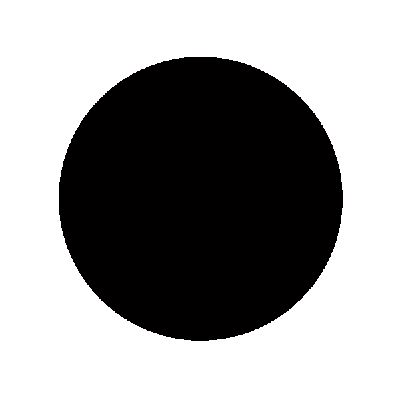
#> input picture images/circle.jpg, 400 x 399 px
$ jupyter execute convolution.ipynb
#> lines starting #> are read from the running program, lines starting #| are printed output that depends on the picture
[cell 1]
# Konwolucja

[cell 2]
# Import packages
import numpy as np
import matplotlib.pyplot as plt
from skimage import io
from scipy.ndimage import convolve

[cell 3]
image = io.imread('./images/circle.jpg', as_gray=True)
#> image: shape (399, 400) float64; min 0, max 1, mean 0.603

[cell 4]
io.imshow(image)

[cell 5]
# Laplacian edge detection kernel
kernel = np.array([
    [-1, -1, -1],
    [-1, 8, -1],
    [-1, -1, -1]
])

[cell 6]
filtered_image = convolve(image, kernel)
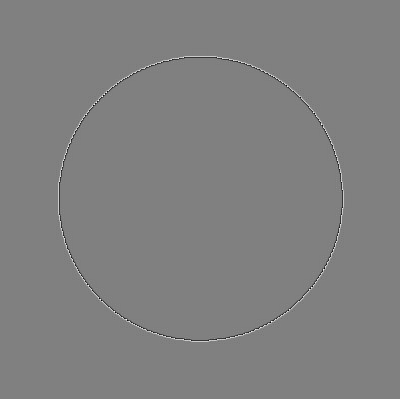
#> filtered_image: shape (399, 400) float64; min -5.08, max 5.03, mean -1.93e-18; drawn with min black and max white

[cell 7]
io.imshow(filtered_image)

[cell 8]
kernel = np.array([
    [1, 0, -1],
    [2, 0, -2],
    [1, 0, -1]
])
filtered_image = convolve(image, kernel)
io.imshow(filtered_image)

[cell 9]
kernel = np.array([
    [1, 2, 1],
    [0, 0, 0],
    [-1, -2, -1]
])
filtered_image = convolve(image, kernel)
io.imshow(filtered_image)

[cell 10]
image = io.imread('./images/panda.jpg', as_gray=True)
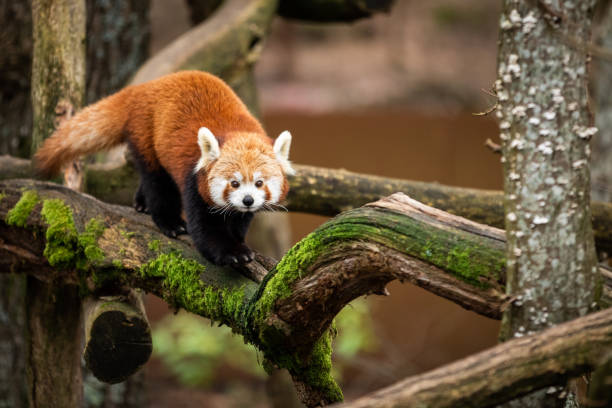
#> input picture images/panda.jpg, 612 x 408 px
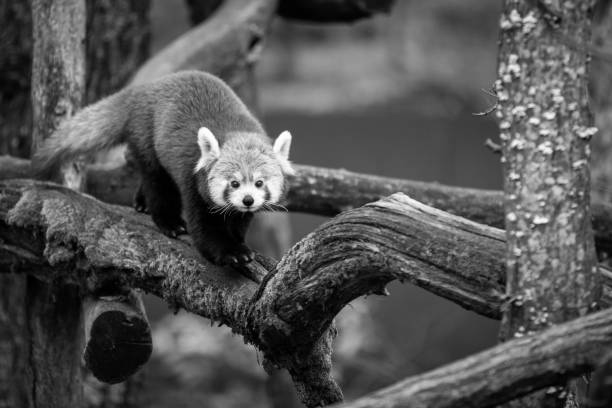
#> image: shape (408, 612) float64; min 0, max 1, mean 0.332
io.imshow(image)

[cell 11]
def normalize(x):
    return (x - x.min()) / (x.max() - x.min())

[cell 12]
def _convolve(image, kernel):
    if image.ndim == 3:
        return np.dstack([convolve(image[:, :, channel], kernel) for channel in range(3)])
    return convolve(image, kernel)

[cell 13]
# Gaussian kernel
kernel = np.array([
    [1, 2, 1],
    [2, 4, 2],
    [1, 2, 1]
]) / 16

[cell 14]
filtered_image = _convolve(image, kernel)

[cell 15]
io.imshow(filtered_image)

[cell 16]
kernel = np.array([
    [1,  4,  6,  4, 1],
    [4, 16, 24, 16, 4],
    [6, 24, 36, 24, 6],
    [4, 16, 24, 16, 4],
    [1,  4,  6,  4, 1]
], dtype=np.float64)
kernel /= np.sum(kernel)
filtered_image = _convolve(image, kernel)
io.imshow(filtered_image)

[cell 17]
# Sharpen
kernel = np.array([
    [0, -1, 0],
    [-1, 5, -1],
    [0, -1, 0]
])
filtered_image = _convolve(image, kernel)
#> in _convolve (call 3), `return convolve(image, kernel)`:
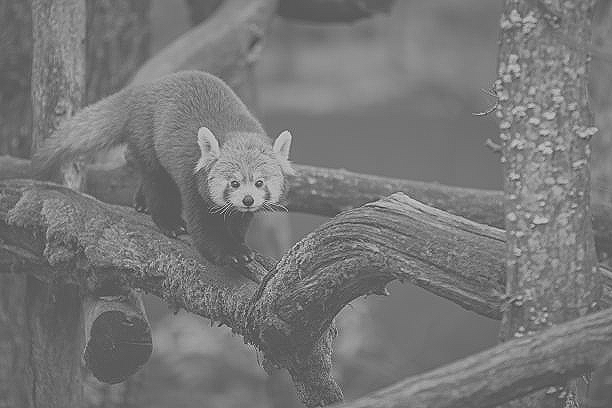
#> returned value: shape (408, 612) float64; min -0.905, max 1.73, mean 0.332; drawn with min black and max white
# Normalize to [0, 1] range
filtered_image = normalize(filtered_image)
io.imshow(filtered_image)

## Sobel operator

[cell 18]
# Sobel operator - edge detection
# x-axis kernel
kernel = [
    [1, 0, -1],
    [2, 0, -2],
    [1, 0, -1]
]
gx = _convolve(image, kernel)
#> in _convolve (call 4), `return convolve(image, kernel)`:
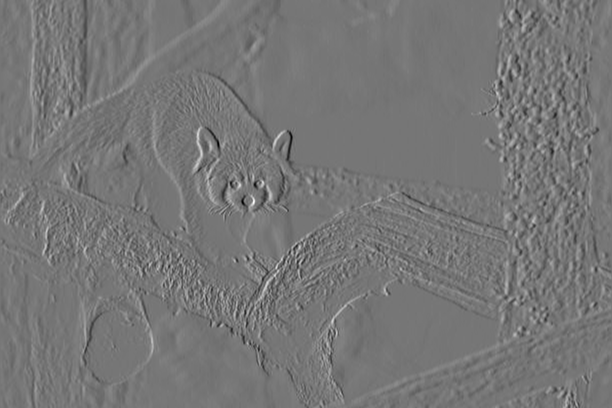
#> returned value: shape (408, 612) float64; min -2.49, max 2.86, mean 0.00193; drawn with min black and max white

# y-axis kernel
kernel = [
    [1, 2, 1],
    [0, 0, 0],
    [-1, -2, -1]
]
gy = _convolve(image, kernel)
#> in _convolve (call 5), `return convolve(image, kernel)`:
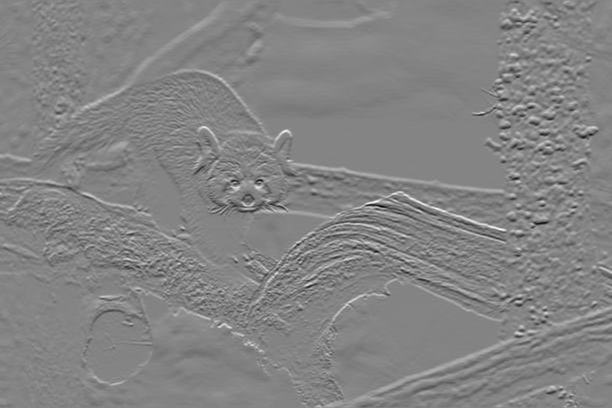
#> returned value: shape (408, 612) float64; min -2.71, max 2.52, mean -0.00071; drawn with min black and max white

g = np.sqrt(gx**2 + gy**2)
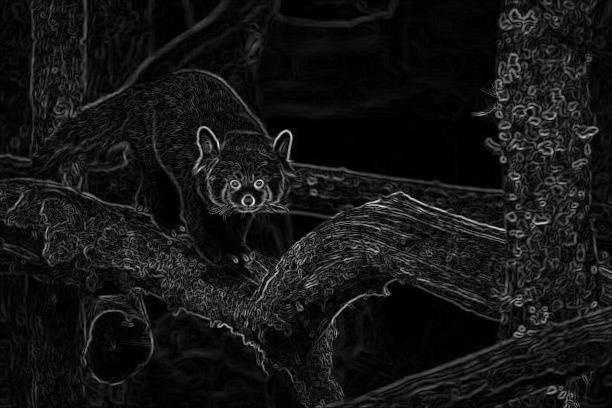
#> g: shape (408, 612) float64; min 0, max 2.94, mean 0.247; drawn with min black and max white
g = normalize(g)

io.imshow(g)
